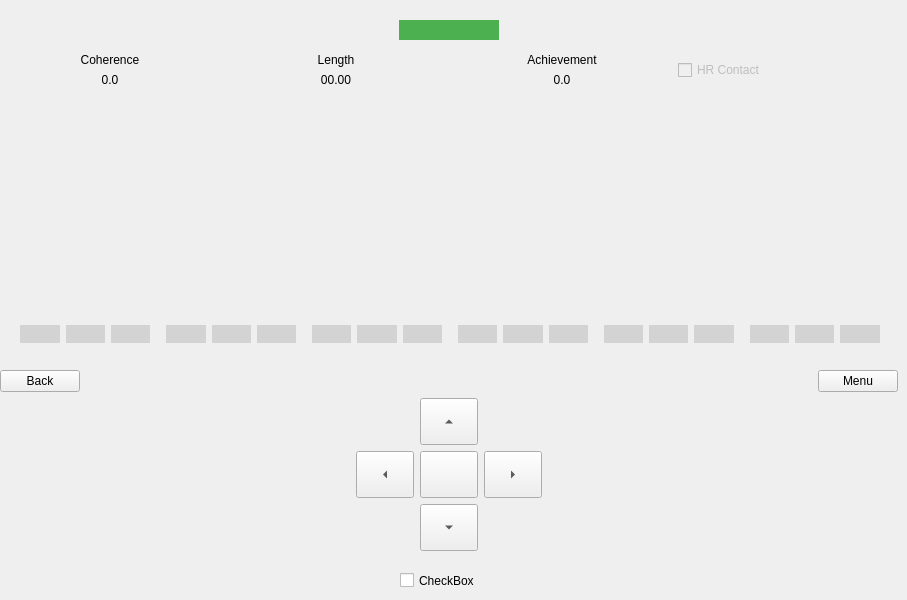
    <widget class="QWidget" name="Sessionpage">
     <widget class="QWidget" name="verticalLayoutWidget">
      <property name="geometry">
       <rect>
        <x>0</x>
        <y>20</y>
        <width>898</width>
        <height>531</height>
       </rect>
      </property>
      <layout class="QVBoxLayout" name="verticalLayout">
       <item>
        <layout class="QHBoxLayout" name="horizontalLayout_8">
         <property name="spacing">
          <number>1</number>
         </property>
         <property name="sizeConstraint">
          <enum>QLayout::SetDefaultConstraint</enum>
         </property>
         <property name="bottomMargin">
          <number>7</number>
         </property>
         <item>
          <widget class="QPushButton" name="CoherenceLevelLight">
           <property name="enabled">
            <bool>false</bool>
           </property>
           <property name="maximumSize">
            <size>
             <width>100</width>
             <height>20</height>
            </size>
           </property>
           <property name="font">
            <font>
             <pointsize>19</pointsize>
            </font>
           </property>
           <property name="styleSheet">
            <string notr="true">border: none;
background-color: #4CAF50;</string>
           </property>
           <property name="text">
            <string/>
           </property>
          </widget>
         </item>
        </layout>
       </item>
       <item>
        <layout class="QVBoxLayout" name="sessionInProgressScreen">
         <item>
          <layout class="QHBoxLayout" name="horizontalLayout_4">
           <property name="sizeConstraint">
            <enum>QLayout::SetMinimumSize</enum>
           </property>
           <item>
            <layout class="QVBoxLayout" name="verticalLayout_5">
             <item>
              <widget class="QLabel" name="label_2">
               <property name="text">
                <string>Coherence</string>
               </property>
               <property name="alignment">
                <set>Qt::AlignCenter</set>
               </property>
              </widget>
             </item>
             <item>
              <widget class="QLabel" name="coherenceValue">
               <property name="text">
                <string>0.0</string>
               </property>
               <property name="alignment">
                <set>Qt::AlignCenter</set>
               </property>
              </widget>
             </item>
            </layout>
           </item>
           <item>
            <layout class="QVBoxLayout" name="verticalLayout_6">
             <item>
              <widget class="QLabel" name="label_4">
               <property name="text">
                <string>Length</string>
               </property>
               <property name="alignment">
                <set>Qt::AlignCenter</set>
               </property>
              </widget>
             </item>
             <item>
              <widget class="QLabel" name="lengthValue">
               <property name="text">
                <string>00.00</string>
               </property>
               <property name="alignment">
                <set>Qt::AlignCenter</set>
               </property>
              </widget>
             </item>
            </layout>
           </item>
           <item>
            <layout class="QVBoxLayout" name="verticalLayout_7">
             <item>
              <widget class="QLabel" name="label_6">
               <property name="text">
                <string>Achievement</string>
               </property>
               <property name="alignment">
                <set>Qt::AlignCenter</set>
               </property>
              </widget>
             </item>
             <item>
              <widget class="QLabel" name="achievementValue">
               <property name="text">
                <string>0.0</string>
               </property>
               <property name="alignment">
                <set>Qt::AlignCenter</set>
               </property>
              </widget>
             </item>
            </layout>
           </item>
           <item>
            <layout class="QVBoxLayout" name="verticalLayout_8">
             <item>
              <widget class="QCheckBox" name="hrContact">
               <property name="enabled">
                <bool>false</bool>
               </property>
               <property name="text">
                <string>HR Contact</string>
               </property>
              </widget>
             </item>
            </layout>
           </item>
          </layout>
         </item>
         <item>
          <widget class="QCustomPlot" name="hrvGraph" native="true">
           <property name="sizePolicy">
            <sizepolicy hsizetype="Preferred" vsizetype="Expanding">
             <horstretch>0</horstretch>
             <verstretch>0</verstretch>
            </sizepolicy>
           </property>
           <property name="maximumSize">
            <size>
             <width>16777215</width>
             <height>16777215</height>
            </size>
           </property>
          </widget>
         </item>
         <item>
          <layout class="QHBoxLayout" name="horizontalLayout_10">
           <item>
            <spacer name="horizontalSpacer_6">
             <property name="orientation">
              <enum>Qt::Horizontal</enum>
             </property>
             <property name="sizeType">
              <enum>QSizePolicy::Fixed</enum>
             </property>
             <property name="sizeHint" stdset="0">
              <size>
               <width>20</width>
               <height>20</height>
              </size>
             </property>
            </spacer>
           </item>
           <item>
            <layout class="QVBoxLayout" name="verticalLayout_4">
             <item>
              <layout class="QHBoxLayout" name="horizontalLayout_6">
               <item>
                <widget class="QPushButton" name="bp0">
                 <property name="enabled">
                  <bool>false</bool>
                 </property>
                 <property name="font">
                  <font>
                   <pointsize>11</pointsize>
                  </font>
                 </property>
                 <property name="styleSheet">
                  <string notr="true">border: none;
background-color: #D3D3D3;</string>
                 </property>
                 <property name="text">
                  <string/>
                 </property>
                </widget>
               </item>
               <item>
                <widget class="QPushButton" name="bp1">
                 <property name="enabled">
                  <bool>false</bool>
                 </property>
                 <property name="font">
                  <font>
                   <pointsize>11</pointsize>
                  </font>
                 </property>
                 <property name="styleSheet">
                  <string notr="true">border: none;
background-color: #D3D3D3;</string>
                 </property>
                 <property name="text">
                  <string/>
                 </property>
                </widget>
               </item>
               <item>
                <widget class="QPushButton" name="bp2">
                 <property name="enabled">
                  <bool>false</bool>
                 </property>
                 <property name="font">
                  <font>
                   <pointsize>11</pointsize>
                  </font>
                 </property>
                 <property name="styleSheet">
                  <string notr="true">border: none;
background-color: #D3D3D3;</string>
                 </property>
                 <property name="text">
                  <string/>
                 </property>
                </widget>
               </item>
               <item>
                <spacer name="horizontalSpacer">
                 <property name="orientation">
                  <enum>Qt::Horizontal</enum>
                 </property>
                 <property name="sizeType">
                  <enum>QSizePolicy::Fixed</enum>
                 </property>
                 <property name="sizeHint" stdset="0">
                  <size>
                   <width>10</width>
                   <height>20</height>
                  </size>
                 </property>
                </spacer>
               </item>
               <item>
                <widget class="QPushButton" name="bp3">
                 <property name="enabled">
                  <bool>false</bool>
                 </property>
                 <property name="font">
                  <font>
                   <pointsize>11</pointsize>
                  </font>
                 </property>
                 <property name="styleSheet">
                  <string notr="true">border: none;
background-color: #D3D3D3;</string>
                 </property>
                 <property name="text">
                  <string/>
                 </property>
                </widget>
               </item>
               <item>
                <widget class="QPushButton" name="bp4">
                 <property name="enabled">
                  <bool>false</bool>
                 </property>
                 <property name="font">
                  <font>
                   <pointsize>11</pointsize>
                  </font>
                 </property>
                 <property name="styleSheet">
                  <string notr="true">border: none;
background-color: #D3D3D3;</string>
                 </property>
                 <property name="text">
                  <string/>
                 </property>
                </widget>
               </item>
               <item>
                <widget class="QPushButton" name="bp5">
                 <property name="enabled">
                  <bool>false</bool>
                 </property>
                 <property name="font">
                  <font>
                   <pointsize>11</pointsize>
                  </font>
                 </property>
                 <property name="styleSheet">
                  <string notr="true">border: none;
background-color: #D3D3D3;</string>
                 </property>
                 <property name="text">
                  <string/>
                 </property>
                </widget>
               </item>
               <item>
                <spacer name="horizontalSpacer_3">
                 <property name="orientation">
                  <enum>Qt::Horizontal</enum>
                 </property>
                 <property name="sizeType">
                  <enum>QSizePolicy::Fixed</enum>
                 </property>
                 <property name="sizeHint" stdset="0">
                  <size>
                   <width>10</width>
                   <height>20</height>
                  </size>
                 </property>
                </spacer>
               </item>
               <item>
                <widget class="QPushButton" name="bp6">
                 <property name="enabled">
                  <bool>false</bool>
                 </property>
                 <property name="font">
                  <font>
                   <pointsize>11</pointsize>
                  </font>
                 </property>
                 <property name="styleSheet">
                  <string notr="true">border: none;
background-color: #D3D3D3;</string>
                 </property>
                 <property name="text">
                  <string/>
                 </property>
                </widget>
               </item>
               <item>
                <widget class="QPushButton" name="bp7">
                 <property name="enabled">
                  <bool>false</bool>
                 </property>
                 <property name="font">
                  <font>
                   <pointsize>11</pointsize>
                  </font>
                 </property>
                 <property name="styleSheet">
                  <string notr="true">border: none;
background-color: #D3D3D3;</string>
                 </property>
                 <property name="text">
                  <string/>
                 </property>
                </widget>
               </item>
               <item>
                <widget class="QPushButton" name="bp8">
                 <property name="enabled">
                  <bool>false</bool>
                 </property>
                 <property name="font">
                  <font>
                   <pointsize>11</pointsize>
                  </font>
                 </property>
                 <property name="styleSheet">
                  <string notr="true">border: none;
background-color: #D3D3D3;</string>
                 </property>
                 <property name="text">
                  <string/>
                 </property>
                </widget>
               </item>
               <item>
                <spacer name="horizontalSpacer_2">
                 <property name="orientation">
                  <enum>Qt::Horizontal</enum>
                 </property>
                 <property name="sizeType">
                  <enum>QSizePolicy::Fixed</enum>
                 </property>
                 <property name="sizeHint" stdset="0">
                  <size>
                   <width>10</width>
                   <height>20</height>
                  </size>
                 </property>
                </spacer>
               </item>
               <item>
                <widget class="QPushButton" name="bp9">
                 <property name="enabled">
                  <bool>false</bool>
                 </property>
                 <property name="font">
                  <font>
                   <pointsize>11</pointsize>
                  </font>
                 </property>
                 <property name="styleSheet">
                  <string notr="true">border: none;
background-color: #D3D3D3;</string>
                 </property>
                 <property name="text">
                  <string/>
                 </property>
                </widget>
               </item>
               <item>
                <widget class="QPushButton" name="bp10">
                 <property name="enabled">
                  <bool>false</bool>
                 </property>
                 <property name="font">
                  <font>
                   <pointsize>11</pointsize>
                  </font>
                 </property>
                 <property name="styleSheet">
                  <string notr="true">border: none;
background-color: #D3D3D3;</string>
                 </property>
                 <property name="text">
                  <string/>
                 </property>
                </widget>
               </item>
               <item>
                <widget class="QPushButton" name="bp11">
                 <property name="enabled">
                  <bool>false</bool>
                 </property>
                 <property name="font">
                  <font>
                   <pointsize>11</pointsize>
                  </font>
                 </property>
                 <property name="styleSheet">
                  <string notr="true">border: none;
background-color: #D3D3D3;</string>
                 </property>
                 <property name="text">
                  <string/>
                 </property>
                </widget>
               </item>
               <item>
                <spacer name="horizontalSpacer_4">
                 <property name="orientation">
                  <enum>Qt::Horizontal</enum>
                 </property>
                 <property name="sizeType">
                  <enum>QSizePolicy::Fixed</enum>
                 </property>
                 <property name="sizeHint" stdset="0">
                  <size>
                   <width>10</width>
                   <height>20</height>
                  </size>
                 </property>
                </spacer>
               </item>
               <item>
                <widget class="QPushButton" name="bp12">
                 <property name="enabled">
                  <bool>false</bool>
                 </property>
                 <property name="font">
                  <font>
                   <pointsize>11</pointsize>
                  </font>
                 </property>
                 <property name="styleSheet">
                  <string notr="true">border: none;
background-color: #D3D3D3;</string>
                 </property>
                 <property name="text">
                  <string/>
                 </property>
                </widget>
               </item>
               <item>
                <widget class="QPushButton" name="bp13">
                 <property name="enabled">
                  <bool>false</bool>
                 </property>
                 <property name="font">
                  <font>
                   <pointsize>11</pointsize>
                  </font>
                 </property>
                 <property name="styleSheet">
                  <string notr="true">border: none;
background-color: #D3D3D3;</string>
                 </property>
                 <property name="text">
                  <string/>
                 </property>
                </widget>
               </item>
               <item>
                <widget class="QPushButton" name="bp14">
                 <property name="enabled">
                  <bool>false</bool>
                 </property>
                 <property name="font">
                  <font>
                   <pointsize>11</pointsize>
                  </font>
                 </property>
                 <property name="styleSheet">
                  <string notr="true">border: none;
background-color: #D3D3D3;</string>
                 </property>
                 <property name="text">
                  <string/>
                 </property>
                </widget>
               </item>
               <item>
                <spacer name="horizontalSpacer_5">
                 <property name="orientation">
                  <enum>Qt::Horizontal</enum>
                 </property>
                 <property name="sizeType">
                  <enum>QSizePolicy::Fixed</enum>
                 </property>
                 <property name="sizeHint" stdset="0">
                  <size>
                   <width>10</width>
                   <height>20</height>
                  </size>
                 </property>
                </spacer>
               </item>
               <item>
                <widget class="QPushButton" name="bp15">
                 <property name="enabled">
                  <bool>false</bool>
                 </property>
                 <property name="font">
                  <font>
                   <pointsize>11</pointsize>
                  </font>
                 </property>
                 <property name="styleSheet">
                  <string notr="true">border: none;
background-color: #D3D3D3;</string>
                 </property>
                 <property name="text">
                  <string/>
                 </property>
                </widget>
               </item>
               <item>
                <widget class="QPushButton" name="bp16">
                 <property name="enabled">
                  <bool>false</bool>
                 </property>
                 <property name="font">
                  <font>
                   <pointsize>11</pointsize>
                  </font>
                 </property>
                 <property name="styleSheet">
                  <string notr="true">border: none;
background-color: #D3D3D3;</string>
                 </property>
                 <property name="text">
                  <string/>
                 </property>
                </widget>
               </item>
               <item>
                <widget class="QPushButton" name="bp17">
                 <property name="enabled">
                  <bool>false</bool>
                 </property>
                 <property name="font">
                  <font>
                   <pointsize>11</pointsize>
                  </font>
                 </property>
                 <property name="styleSheet">
                  <string notr="true">border: none;
background-color: #D3D3D3;</string>
                 </property>
                 <property name="text">
                  <string/>
                 </property>
                </widget>
               </item>
              </layout>
             </item>
            </layout>
           </item>
           <item>
            <spacer name="horizontalSpacer_7">
             <property name="orientation">
              <enum>Qt::Horizontal</enum>
             </property>
             <property name="sizeType">
              <enum>QSizePolicy::Fixed</enum>
             </property>
             <property name="sizeHint" stdset="0">
              <size>
               <width>20</width>
               <height>20</height>
              </size>
             </property>
            </spacer>
           </item>
          </layout>
         </item>
        </layout>
       </item>
       <item>
        <spacer name="verticalSpacer">
         <property name="orientation">
          <enum>Qt::Vertical</enum>
         </property>
         <property name="sizeType">
          <enum>QSizePolicy::Fixed</enum>
         </property>
         <property name="sizeHint" stdset="0">
          <size>
           <width>20</width>
           <height>20</height>
          </size>
         </property>
        </spacer>
       </item>
       <item>
        <layout class="QVBoxLayout" name="verticalLayout_3">
         <item>
          <layout class="QHBoxLayout" name="horizontalLayout_3">
           <item>
            <widget class="QPushButton" name="Backbuttonsession">
             <property name="text">
              <string>Back</string>
             </property>
            </widget>
           </item>
           <item>
            <spacer name="horizontalSpacer_10">
             <property name="orientation">
              <enum>Qt::Horizontal</enum>
             </property>
             <property name="sizeHint" stdset="0">
              <size>
               <width>40</width>
               <height>20</height>
              </size>
             </property>
            </spacer>
           </item>
           <item>
            <widget class="QPushButton" name="Menubuttonsession">
             <property name="text">
              <string>Menu</string>
             </property>
            </widget>
           </item>
          </layout>
         </item>
         <item>
          <layout class="QHBoxLayout" name="horizontalLayout_7">
           <item>
            <widget class="QToolButton" name="UparrowSession">
             <property name="font">
              <font>
               <pointsize>25</pointsize>
              </font>
             </property>
             <property name="text">
              <string>...</string>
             </property>
             <property name="iconSize">
              <size>
               <width>50</width>
               <height>40</height>
              </size>
             </property>
             <property name="arrowType">
              <enum>Qt::UpArrow</enum>
             </property>
            </widget>
           </item>
          </layout>
         </item>
         <item>
          <layout class="QHBoxLayout" name="horizontalLayout_9">
           <item>
            <spacer name="horizontalSpacer_11">
             <property name="orientation">
              <enum>Qt::Horizontal</enum>
             </property>
             <property name="sizeHint" stdset="0">
              <size>
               <width>40</width>
               <height>20</height>
              </size>
             </property>
            </spacer>
           </item>
           <item>
            <widget class="QToolButton" name="Leftarrowsession">
             <property name="font">
              <font>
               <pointsize>25</pointsize>
              </font>
             </property>
             <property name="text">
              <string>...</string>
             </property>
             <property name="iconSize">
              <size>
               <width>50</width>
               <height>40</height>
              </size>
             </property>
             <property name="arrowType">
              <enum>Qt::LeftArrow</enum>
             </property>
            </widget>
           </item>
           <item>
            <widget class="QToolButton" name="Selectbuttonsession">
             <property name="font">
              <font>
               <pointsize>25</pointsize>
              </font>
             </property>
             <property name="text">
              <string/>
             </property>
             <property name="iconSize">
              <size>
               <width>50</width>
               <height>40</height>
              </size>
             </property>
             <property name="arrowType">
              <enum>Qt::NoArrow</enum>
             </property>
            </widget>
           </item>
           <item>
            <widget class="QToolButton" name="Rightarrowsession">
             <property name="font">
              <font>
               <pointsize>25</pointsize>
              </font>
             </property>
             <property name="text">
              <string>...</string>
             </property>
             <property name="iconSize">
              <size>
               <width>50</width>
               <height>40</height>
              </size>
             </property>
             <property name="arrowType">
              <enum>Qt::RightArrow</enum>
             </property>
            </widget>
           </item>
           <item>
            <spacer name="horizontalSpacer_12">
             <property name="orientation">
              <enum>Qt::Horizontal</enum>
             </property>
             <property name="sizeHint" stdset="0">
              <size>
               <width>40</width>
               <height>20</height>
              </size>
             </property>
            </spacer>
           </item>
          </layout>
         </item>
         <item>
          <layout class="QHBoxLayout" name="horizontalLayout_12">
           <item>
            <widget class="QToolButton" name="Downarrowsession">
             <property name="font">
              <font>
               <pointsize>25</pointsize>
              </font>
             </property>
             <property name="text">
              <string>...</string>
             </property>
             <property name="iconSize">
              <size>
               <width>50</width>
               <height>40</height>
              </size>
             </property>
             <property name="arrowType">
              <enum>Qt::DownArrow</enum>
             </property>
            </widget>
           </item>
          </layout>
         </item>
        </layout>
       </item>
      </layout>
     </widget>
     <widget class="QCheckBox" name="activesession">
      <property name="enabled">
       <bool>true</bool>
      </property>
      <property name="geometry">
       <rect>
        <x>400</x>
        <y>570</y>
        <width>82</width>
        <height>21</height>
       </rect>
      </property>
      <property name="text">
       <string>CheckBox</string>
      </property>
     </widget>
    </widget>
